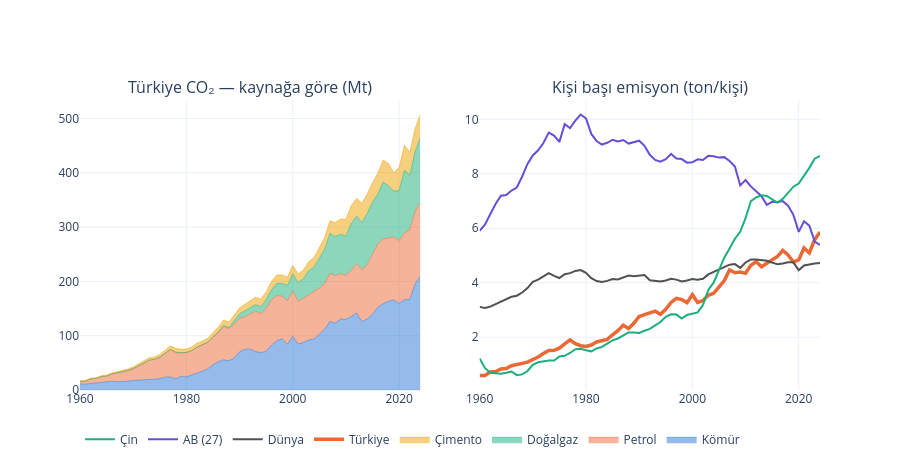

The code cell stored with this chart in its notebook:
### Markdown cell above
## 5. Türkiye

### Code cell
fig = make_subplots(1, 2, subplot_titles=("Türkiye CO₂ — kaynağa göre (Mt)", "Kişi başı emisyon (ton/kişi)"),
                    horizontal_spacing=0.08)
t = tr.loc[1960:]
for (kol, ad), renk in zip({"coal_co2": "Kömür", "oil_co2": "Petrol", "gas_co2": "Doğalgaz",
                             "cement_co2": "Çimento"}.items(), PALET):
    fig.add_scatter(x=t.index, y=t[kol], name=ad, stackgroup="1", line=dict(width=0.5, color=renk),
                    hovertemplate=ad + ": %{y:,.0f} Mt<extra></extra>", row=1, col=1)

for ad, ulke, renk, kalin in [("Türkiye", "Turkey", TURUNCU, 3.5), ("Dünya", "World", GRI, 2),
                              ("AB (27)", "European Union (27)", MOR, 2), ("Çin", "China", SU_YESILI, 2)]:
    s = df[(df.country == ulke) & (df.year >= 1960)]
    fig.add_scatter(x=s.year, y=s.co2_per_capita, name=ad, line=dict(color=renk, width=kalin),
                    hovertemplate=ad + ": %{y:.2f} t<extra></extra>", row=1, col=2)
fig.update_layout(height=470, hovermode="x unified", legend=dict(orientation="h", y=-0.12))
fig.show()

ozet = pd.DataFrame({y: {"Toplam (Mt)": tr.loc[y, "co2"], "Kişi başı (t)": tr.loc[y, "co2_per_capita"],
                         "Kömür payı (%)": tr.loc[y, "coal_co2"] / tr.loc[y, "co2"] * 100,
                         "Nüfus (milyon)": tr.loc[y, "population"] / 1e6}
                     for y in [1990, 2000, 2010, SON_YIL]}).T
ozet
